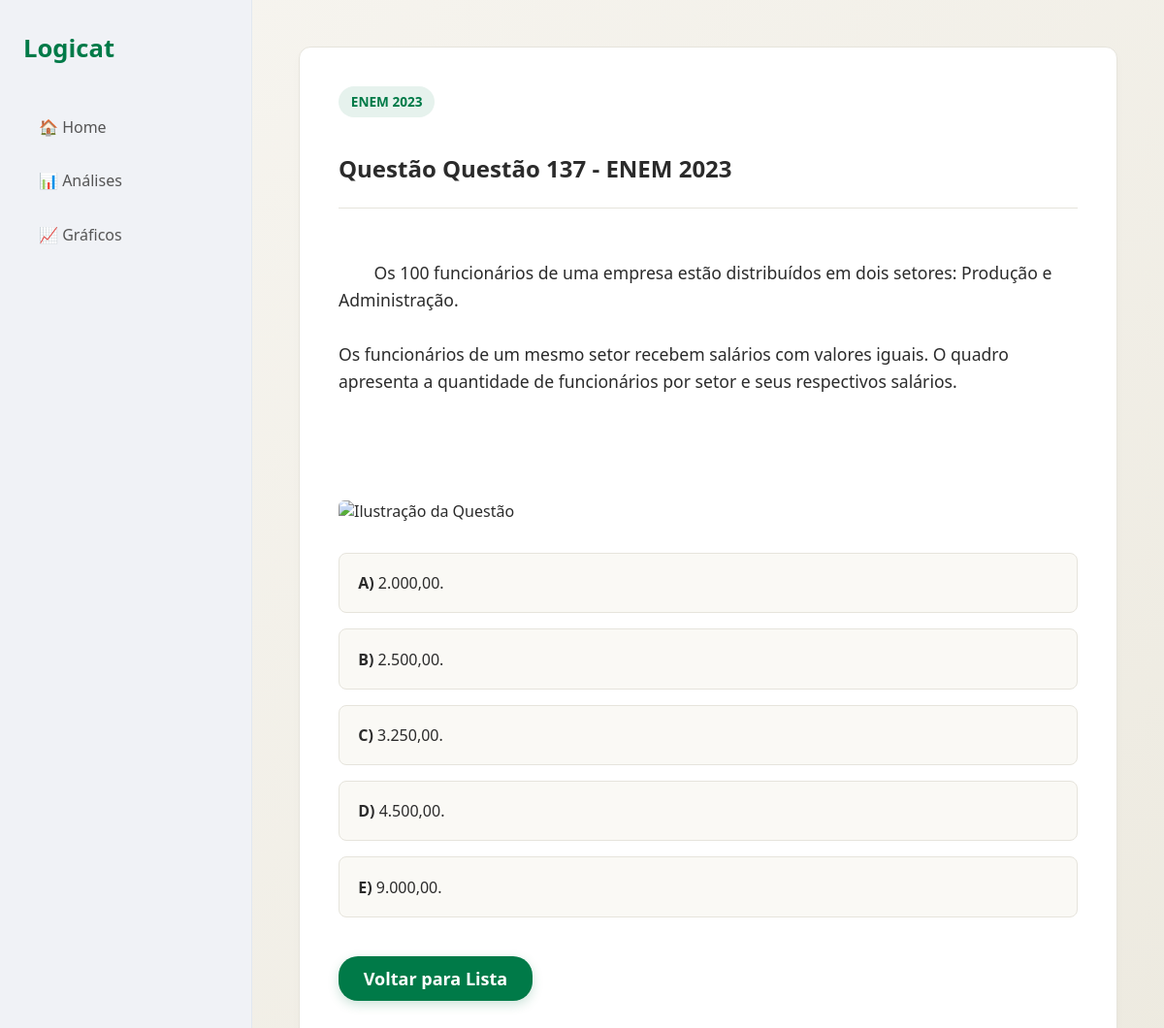
The app's page /questao/2023/137 with its own data.
### tables this page shows
CREATE TABLE "question" (
"Unnamed: 0" INTEGER,
  "title" TEXT,
  "index" INTEGER,
  "discipline" TEXT,
  "year" INTEGER,
  "context" TEXT,
  "files" TEXT,
  "correctAlternative" TEXT,
  "alternativesIntroduction" TEXT,
  "alternatives" TEXT,
  "dificuldade" TEXT,
  "tema" TEXT,
  "subassunto" TEXT
);

### Logicat/app.py (the view)
@app.get("/questao/{ano}/{questao_id}", response_class=HTMLResponse)
async def ver_questao_individual(request: Request, ano: int, questao_id: int):
    conexao = sqlite3.connect("Logicat.db")
    cursor = conexao.cursor()
    cursor.execute(
        "SELECT title, year, context, alternatives, correctAlternative FROM question WHERE [index] = ? AND year = ?",
        (questao_id, ano)
    )
    resultado = cursor.fetchone()
    conexao.close()
    if not resultado:
        return HTMLResponse(content=f"Questão não encontrada.", status_code=404)
    contexto_bruto = resultado[2] if resultado[2] else ""
    imagem_url = None
    padrao_imagem = r"!\[.*?\]\((.*?)\)"
    if contexto_bruto:
        match = re.search(padrao_imagem, contexto_bruto)
        if match:
            imagem_url = match.group(1)  # Extrai apenas a URL que está dentro dos parênteses
            contexto_bruto = re.sub(padrao_imagem, "", contexto_bruto)  # Remove APENAS a tag da imagem, mantendo todo o resto do texto intacto
    raw_alternativas = resultado[3]
    lista_alternativas = []
    if raw_alternativas:
        try:
            lista_alternativas = ast.literal_eval(raw_alternativas)
        except Exception:
            if isinstance(raw_alternativas, str) and "\n" in raw_alternativas:
                lista_alternativas = [alt.strip() for alt in raw_alternativas.split("\n") if alt.strip()]
            else:
                lista_alternativas = [{"letter": "X", "text": raw_alternativas, "isCorrect": False}]
    questao_dados = {
        "title": resultado[0],
        "year": resultado[1],
        "context": contexto_bruto,
        "imagem": imagem_url,
        "alternatives": lista_alternativas,
        "correct": resultado[4]
    }
    return templates.TemplateResponse(request, "exibir_questao.html", {"questao": questao_dados})

### Logicat/templates/exibir_questao.html (shortened to what this page needs)
{% extends "base.html" %}
{% block conteudo %}
<div class="box-questao">
    <span class="topic-badge" style="margin-bottom: 1rem; display: inline-block;">ENEM {{ questao.year }}</span>
    <h2>Questão {{ questao.title }}</h2>
    <hr style="border: 0; border-top: 1px solid #e6e4dc; margin: 1.5rem 0;">
    <div class="enunciado">
        {{ questao.context }}
    </div>
    {% if questao.imagem %}
        <img src="{{ questao.imagem }}" alt="Ilustração da Questão" class="questao-imagem">
    {% endif %}
    <div class="alternativas-container" id="containerOpcoes">
        {% if questao.alternatives %}
            {% for alt in questao.alternatives %}
                <button class="btn-alternativa"
                        data-correct="{{ 'true' if alt.isCorrect else 'false' }}"
                        onclick="verificarResposta(this)">
                    <strong>{{ alt.letter }})</strong> {{ alt.text }}
                </button>
            {% endfor %}
        {% else %}
            <p style="color: #61615a;">Nenhuma alternativa mapeada para esta questão.</p>
        {% endif %}
    </div>
    <div style="margin-top: 2.5rem; display: flex; gap: 1rem;">
        <a href="/analises?ano={{ questao.year }}" class="btn-green" style="width: 200px; text-align: center; margin: 0;">Voltar para Lista</a>
    </div>
</div>
{% endblock %}

### Logicat/static/css/style.css (style rules this page uses)
body { margin: 0; padding: 0; font-family: 'Segoe UI', Tahoma, Geneva, Verdana, sans-serif; background: linear-gradient(135deg, #f7f5f0 0%, #edeae0 100%); color: #2b2b2b; min-height: 100vh; }
.btn-green { display: block; width: 280px; margin: 1rem auto 0 auto; padding: 0.7rem 0; background-color: #007a48; color: #ffffff; font-size: 18px; font-weight: bold; text-decoration: none; border-radius: 20px; box-shadow: 0px 4px 12px rgba(0, 122, 72, 0.2); transition: transform 0.2s ease, background-color 0.2s ease; }
.page-dashboard { display: grid; grid-template-columns: 260px 1fr; min-height: 100vh; }
.topic-badge { background-color: #e6f2ed; color: #007a48; padding: 0.4rem 0.8rem; border-radius: 20px; font-size: 0.85rem; font-weight: 600; }

### Logicat/templates/exibir_questao.html (style rules this page uses)
.box-questao { background: #ffffff; padding: 2.5rem; border-radius: 12px; border: 1px solid #e6e4dc; box-shadow: 0px 4px 12px rgba(0,0,0,0.02); max-width: 800px; margin: 0 auto; }
.enunciado { font-size: 1.1rem; line-height: 1.6; color: #2b2b2b; margin-bottom: 1.5rem; white-space: pre-wrap; }
.questao-imagem { max-width: 100%; height: auto; display: block; margin: 1.5rem auto; border-radius: 6px; }
.alternativas-container { display: flex; flex-direction: column; gap: 1rem; margin-top: 2rem; }
.btn-alternativa { width: 100%; text-align: left; padding: 1.2rem; border: 1px solid #e6e4dc; border-radius: 8px; background: #faf9f5; font-size: 1rem; font-family: inherit; color: #2b2b2b; cursor: pointer; transition: all 0.2s ease; }

### records on screen
question: year "2023", title "Questão 137 - ENEM 2023", context "Os 100 funcionários de uma empresa estão distribuídos em dois setores: Produção e Administração. Os funcionários de um mesmo setor recebem salários com valores iguais. O quadro apresenta a quantidade de funcionários por setor e seus respectivos salários."

### other values on screen
{{ alt.letter }} "A" "B" "C" "D" "E"
{{ alt.text }} "2.000,00." "2.500,00." "3.250,00." "4.500,00." "9.000,00."
